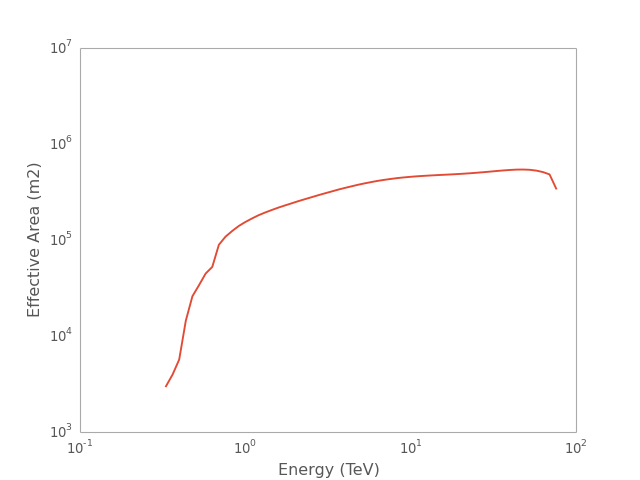

Here is the Python script that generated this plot:
import matplotlib.pyplot as plt
from gammapy.irf import EffectiveAreaTable
from gammapy.datasets import load_arf_fits_table
arf = EffectiveAreaTable.from_fits(load_arf_fits_table())
arf.plot_area_vs_energy(show_save_energy=False)
plt.show()
